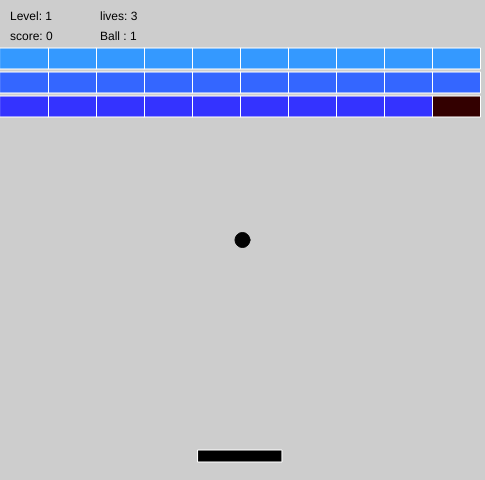
Frame 1 (no input)
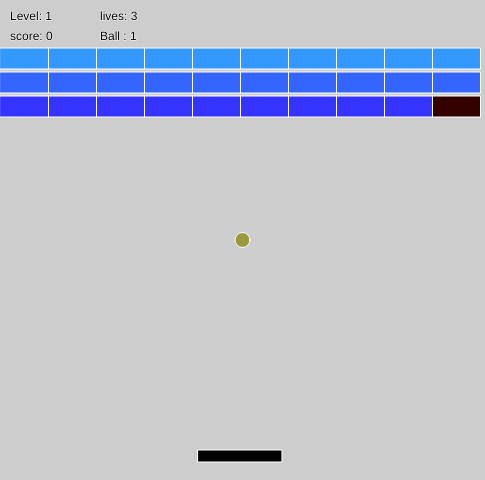
Frame 60 (no input)
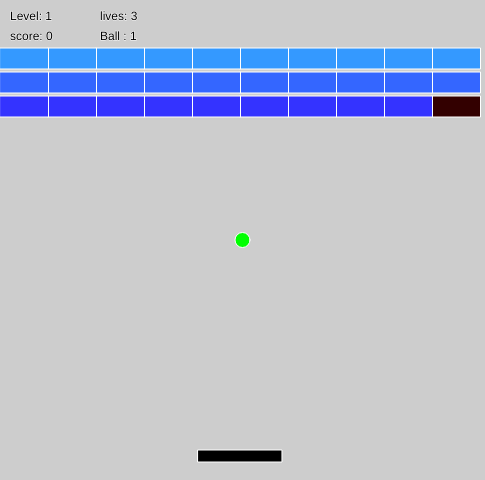
Frame 120 (the mouse pressed at the canvas centre since frame 60)

The p5.js sketch that drew these frames (run headless with seeded random() and noise() and a simulated clock; from frame 60 on, the mouse is pressed at the canvas centre):

// p5.js sketch
// ── sketch.js
// A Working Demo Of The Library

// Global Scope Varibles
let brick, player, ball, LevelNumber;
LevelNumber = 1;
let balls = level.Balls;

// Setup Initates the code and is ran Once
function setup() {
	createCanvas(485, 480);
	level.makeBricks();
	balls.push(new Ball(width / 2, height / 2));
	console.log(balls);
	player = new Paddle(width / 2.45, 450);
	game.active = false
}


// Draw is a loop Commonly called a "Game Loop".
// This is where all elements are Drawn to the screen.
// This is also where the Game Conditions such as life is tested.
// The Draw loop is ran every Frame

function draw() {
	colorMode(RGB);
	background(205);
	text("Level: " + level.levelNum, 10, 20);
	text("score: " + level.score, 10, 40);
	text("lives: " + game.lives, 100, 20);
	text("Ball : " + balls.length, 100, 40)
	// Starts The Game for the player
	if (keyIsDown(ENTER)) {
		game.active = true;
	}
	// The Ball loop , This checks , draws, and can Delete any and every ball
	balls.forEach(orb => {
		orb.start();
		orb.show();
		orb.contact(player)
		orb.move();
		for (let i = balls.length; i > 0; i--) {
			if (balls[i - 1].ballLost) {
				balls.splice(i - 1, 1)
				console.log(balls.length)
			}
		}
	})
	
	level.show();
	player.show();
	player.move();

	// These are level and life end conditions
	if (level.bricks.length === 0) {
	level.win();
	}
	if (balls.length < 1) {
		loseLife();
	}
	if (game.lives === 0) {
		gameOver();
	}
}
// ── Ai.js
class Ai {
    constructor (){
        this.position = createVector()
        this.control = true;
    }
    logic(ball){
        this.position.x = ball.position.x
    }
}
// ── GameLogic.js
const gameLogic = {
    ballLoop() {
		// The Ball loop , This checks , draws, and can Delete any and every ball
		balls.forEach(orb => {
			orb.start();
			orb.show();
			orb.contact(player);
			orb.move();
			orb.hitWall();
			ai.logic(orb);
			for (let i = balls.length; i > 0; i--) {
				if (balls[i - 1].ballLost) {
					balls.splice(i - 1, 1);
				}
			}
		})
    },
    
    ends() {
		// These are level and life end conditions
		if (level.bricks.length === 0) {
			gameLogic.win();
		}
		if (balls.length < 1) {
			loseLife();
		}
		if (game.lives === 0) {
			gameOver();
		}
    },
    
    win() {
		level.Balls.splice(0, balls.length - 1);
		level.levelNum += 1;
		level.numOfPowers += 1;
		level.numOfRows += 1;
		level.weakestBrick += 1;
		balls.forEach(ball => {
			ball.position.x = width / 2;
			ball.position.y = height / 2;
			ball.speed.x = 0;
			ball.speed.y = 0;
		});
		level.numOfPowers = level.levelNum;
		game.active = false;
		level.makeBricks();
    },
    

	demo() {
		// While demo is running controls demo elements
		// allows players to start game
		if (ai.control) {
			fill(255)
			text("Start Game", width / 2, height / 2)
			game.active = true;
			player.demo(ai)
		} else {
			player.move();
		}
		// If Mouse is clicked then it gives control to player and resets the game for player
		if (mouseIsPressed) {
			if (ai.control) {
				ai.control = false;
				level.reset()
			}
		}
		if (keyIsDown(ENTER)) {
			game.active = true;
		}
	},
};
// ── ball.js
// The Ball Class contains all the components of the Game Ball

class Ball {
	constructor(x, y) {
		this.position = createVector(x, y);
		this.direction = createVector(1, 1);
		this.radius = 15;
		this.speedMultiplier = 6;
		this.speed = createVector(0, 0);
		this.ballLost = false
	}
	contact(Paddle) {
		if (this.position.y > Paddle.position.y - this.radius / 2 &&
			this.position.x > Paddle.position.x - this.radius / 2 &&
			this.position.x < Paddle.position.x + Paddle.width + this.radius) {
			if (this.direction.y > 0) {
				let ballMap = map(this.position.x, Paddle.position.x, Paddle.position.x + Paddle.width, -1, 1);
				let roundBallX = Number(Math.round(ballMap + "e" + 2) + "e-" + 2);

				this.direction.y *= -1;
				this.speed.x = (this.speed.x == 0) ? this.speed.x + 1 : this.speed.x;
				this.direction.x += roundBallX * (abs(roundBallX) * 2.5);

			}
		}

	}
	move() {
		this.position.x += this.direction.x * this.speed.x;
		this.position.y += this.direction.y * this.speed.y;
		if (this.position.y <= 0) {
			this.direction.y *= -1;
		} else if (this.position.x >= width || this.position.x <= 0) {
			this.direction.x *= -1;
		} else if (this.position.y >= height) {
				this.ballLost = true
			}
	}
	show() {
		let col = frameCount % 255;
		colorMode(HSB);
		fill(col, col, col);
		ellipse(this.position.x, this.position.y, this.radius);
	}
	start() {
		if (game.active) {
			if (!game.over) {
				this.speed.y = this.speedMultiplier
			}
		}
	}
}
// ── brick.js
// This is the Brick Class it contains all of the functions possible for the bricks of the game.
// e.g health , whether is has an effect e.t.c.

class Brick {
	constructor(x, y, health) {
		this.position = createVector(x, y);
		this.width = 48.5;
		this.height = 21;
		this.health = health;
		this.StartingHealth = health;
		this.effect = false;
	}
	hit() {
		this.health -= 1;
	}
	show() {
		if (this.health > 0) {
			stroke(255);
			colorMode(RGB);
			if (this.effect) {
				fill((this.health) * 51, 0, 0, 255);
				rect(this.position.x, this.position.y, this.width, this.height);
			} else {
				fill(52, (this.health) * 51, (this.health + 15) * 51, 255);
				rect(this.position.x, this.position.y, this.width, this.height);
			}
		}
	}
}
// ── collisions.js
// This is a basic collision detection system that allows you to check if the ball is touching a brick and where it was collided with.

function collision(circle, rectangle) {
    let circleX = circle.position.x;
    let circleY = circle.position.y;
    let radius = circle.radius;

    let rectangleX = rectangle.position.x;
    let rectangleY = rectangle.position.y;
    let rectangleWidth = rectangle.width;
    let rectangleHieght = rectangle.height;

    let leftRight;
    let topBottom;

    let testX = circleX;
    let testY = circleY;
    // left
    if (circleX < rectangleX) {
        testX = rectangleX + .02;
        leftRight = true;
    }
    // right
    else if (circleX > rectangleX + rectangleWidth) {
        testX = rectangleX + rectangleWidth + .02;
        leftRight = true;
    } else leftRight = false;
    // top
    if (circleY < rectangleY) {
        testY = rectangleY;
        topBottom = true;
    } // bottom
    else if (circleY > rectangleY + rectangleHieght) {
        testY = rectangleY + rectangleHieght + .01;
        topBottom = true;
    } else topBottom = false;

    let distX = circleX - testX;
    let distY = circleY - testY;
    let distance = sqrt((distX * distX) + (distY * distY));

    if (distance <= radius) {
        if (topBottom) {
            rectangle.hit();
            circle.direction.y *= -1;
        }
        if (leftRight) {
            rectangle.hit();
            circle.direction.x *= -1;
        }
    }

}


function collisionDetect(tempBrick, type = false) {
    level.Balls.forEach(ball => collision(ball, tempBrick))
}
// ── gamestate.js
// Game State is a collection of different properties and functions for determining the "State" of the game.
let game = {
	lives: 3,
	balls: 1,
	powerActive: false,
	active: false,
	over: false,
};
// chooses and adds a power up to a brick
function getPower() {
	let random = Math.random();
	let randomNumber = random >= .49 ? 1 : 0;
	console.log(random)
	console.log(randomNumber)
	let powers = [doubler, multiBall];
	let ranPower = powers[randomNumber];
	if (game.powerActive) {
		switch (ranPower) {
			case powers[0]:
				doubler.effect(player);
				break;
			case powers[1]:
				multiBall.effect();
				break;
		}
	}
	if (!game.powerActive) {
		doubler.loseDoubler(player);
	}
}

function gameOver() {
	if (!game.active) {
		game.active = false;
		game.powerActive = false;
		game.over = true;
		text("GAME OVER", width / 2 - 30, height / 2 - 40);
		text("Click anywhere to continue", width / 2 - 30, height / 2)
		if (mouseIsPressed) {
			level.numOfPowers = 1;
			level.bricks = [];
			level.makeBricks();
			level.score = 0;
			level.levelNum = 1;
			game.lives += 3;
			game.over = false;
			player.position.x = width / 2 - player.width / 2;
		}
	}
}

function loseLife() {
	balls.push(new Ball(width / 2, height / 2))
	game.lives -= 1;
	game.powerActive = false;
	game.active = false;
	getPower();
}
// ── level.js
// This is the level object
// this is used to store all the information for the level of the game 

const level = {
	// level properties
	levelNum: 1,
	numOfPowers: 1,
	numOfRows: 3,
	weakestBrick: 1,
	score: 0,
	bricks: [],
	Balls: [],
	fortifier: 0,

	makeEffect() {
		if (level.numOfPowers > 0 && Math.random() > .7) {
			return true;
		} else {
			false;
		}
	},
	fortifyBricks() {
		if (level.levelNum % 5 === 0) {
			this.fortifier += 1;
		}
	},

	makeBricks() {
		this.fortifyBricks();
		let h = (level.numOfRows * 24 + 24);
		level.weakestBrick = 1 + this.fortifier;
		for (h; h > 24; h -= 24) {
			for (let i = 10 - 1; i > -1; i--) {
				if (this.makeEffect()) {
					brick = new Brick(i * 48, h, level.weakestBrick);
					level.numOfPowers--
					brick.effect = true;
					level.bricks.push(brick);
				} else {
					level.bricks.push(new Brick(i * 48, h, level.weakestBrick));
				}
			}
			level.weakestBrick += 1;
		}
		return level.bricks;
	},

	show() {
		for (let i = 0; i < level.bricks.length; i++) {
			level.bricks[i].show();
			collisionDetect(level.bricks[i]);
			if (level.bricks[i].health <= 0) {
				let broke = level.bricks.splice(i, 1);
				if (broke[0].effect) {
					game.powerActive = true;
					getPower();
				}
				level.score += broke[0].StartingHealth * 500;
			}
		}
	},

	win() {
		level.Balls.splice(0, balls.length - 1);
		level.levelNum += 1;
		level.numOfPowers += 1;
		level.numOfRows += 1;
		level.weakestBrick += 1;
		balls.forEach(ball => {
			ball.position.x = width / 2;
			ball.position.y = height / 2;
			ball.speed.x = 0;
			ball.speed.y = 0;
		})
		level.numOfPowers = level.levelNum
		game.active = false;
		level.makeBricks();
	},
};
// ── paddle.js
// This is the Paddle Class , This contains all of the paddle functions and properties
class Paddle {
	constructor(x, y) {
		this.acceleration = createVector();
		this.width = 84;
		this.height = 12;
		this.position = createVector(x, y);
	}
	show() {
		fill(0);
		rect(this.position.x, this.position.y, this.width, this.height);
	}
	move() {
		if (keyIsDown(LEFT_ARROW)) {
			player.position.x -= 5;
		}
		if (keyIsDown(RIGHT_ARROW)) {
			player.position.x += 5;
		}
		if (player.position.x <= 0) {
			player.position.x = 0;
		} else if (player.position.x + player.width >= width) {
			player.position.x = width - player.width;
		}
	}
}
// ── powerups.js
/*
This file contains The Powerups functions These will probably be converted to a Parent/Child classes in a later Version
*/

const doubler = {
	effect(paddle) {
		if (paddle.width < width / 4) {
			paddle.width *= 2;
		}else if(paddle.width < width / 2){
			paddle.width *= 1.5;
		}else{
			multiBall.effect();
		}
	},
	loseDoubler(paddle) {
		paddle.width = 84;
	}
}
const multiBall = {
	counter : 0,
	maxBall : 10,
	effect(numOfBalls=5){
		this.maxBall = numOfBalls
		for(this.counter ; this.counter < this.maxBall ; this.counter++){
			level.Balls.push(new Ball(balls[0].position.x + this.counter*3,balls[0].position.y ));
			level.Balls.push(new Ball(balls[0].position.x - this.counter*3,balls[0].position.y ));
		}
	},
}
